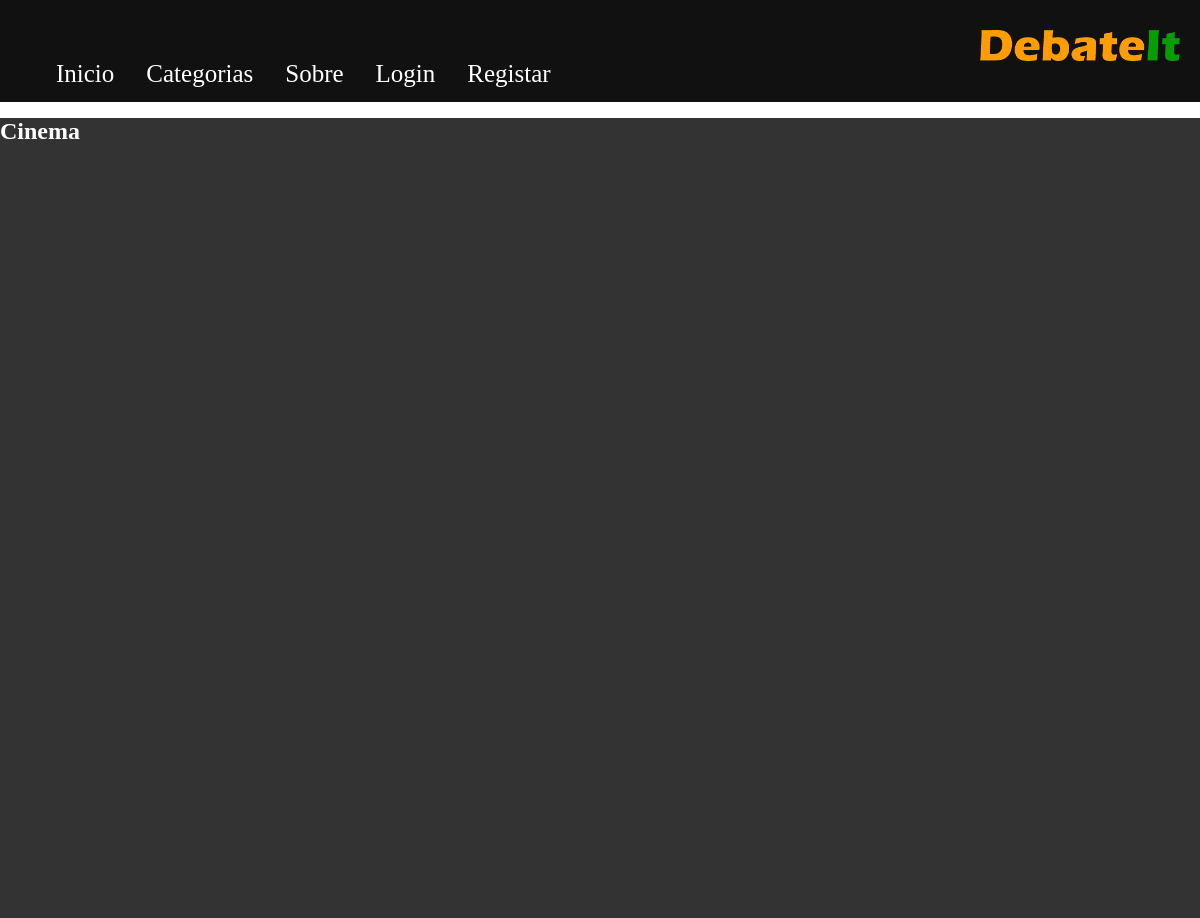
Before: /category/4/ with the older database file.
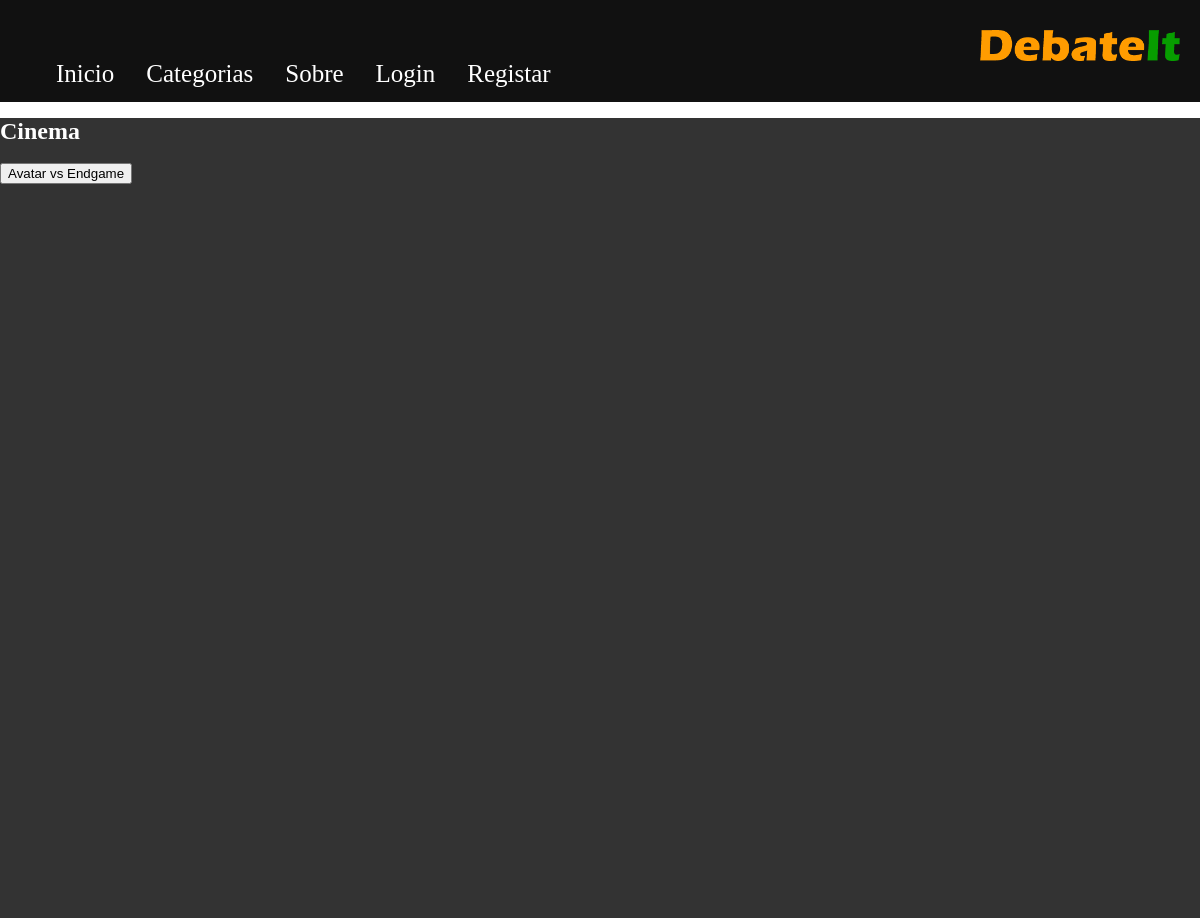
After: the same page with the newer database file.
### forum/models.py (models this page shows, shortened)
class Discussion(models.Model):
    title = models.CharField(max_length=100)
    descr = models.TextField(default="")
    owner = models.ForeignKey(User, on_delete=models.CASCADE)
    category = models.ForeignKey(Category, on_delete=models.CASCADE)
    mode = models.ForeignKey(DebateMode, on_delete=models.CASCADE)

### forum/views.py (the view)
# urls.py: url(r'^category/(?P<category_id>[0-9]+)/$', views.CategoryDetails, name='forum_category'),
def CategoryDetails(request, category_id):
    logged_in = request.user.is_authenticated
    cat = Category.objects.get(key=category_id)
    context = {
        'logged_in': logged_in,
        'category': cat,
        'discussions': Discussion.objects.filter(category=cat)
    }
    return render(request, "forum/CategoryDetails.html", context)

### forum/templates/forum/CategoryDetails.html (shortened to what this page needs)
{% extends 'forum/Base.html' %}
{% block content %}
    <h1> {{ category.title }} </h1><br>
    {% for disc in discussions %}
        <a href="{% url 'forum_discussion' disc.id %}">
            <button> {{ disc.title }} </button>
        </a><br>
    {% endfor %}
{% endblock content %}

Changed rows visible on the page:
added Discussion: title "Avatar vs Endgame"
